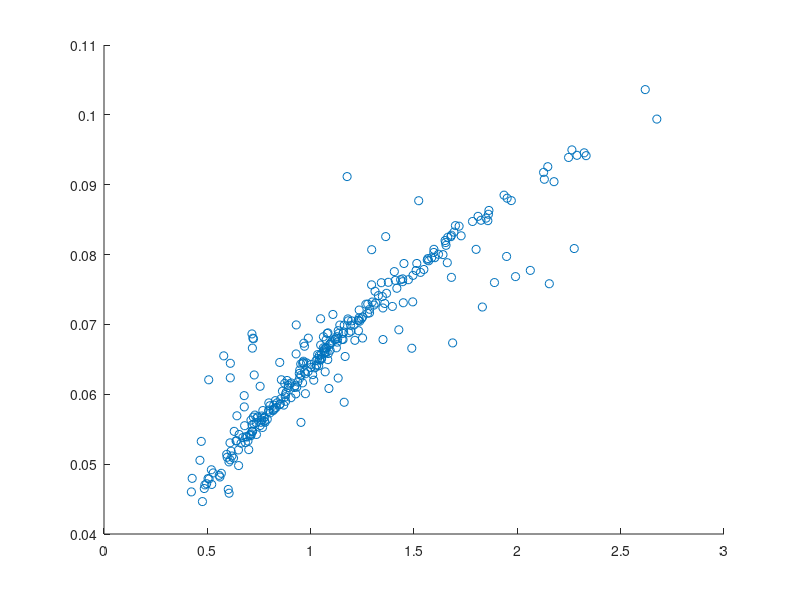

MATLAB code to generate this figure: (Note: this script raises an error after producing the figure.)
clear all

data = dlmread('data.txt');
X = data(:, 3);
Y = data(:, 1);
% utau_good = data(:, 5);
scatter(X, Y);
%begin function cross validation

num_of_runs = 2;
max_deg = 7;
test_size = 0.2;

Y_t = zeros(length(data)*test_size, max_deg+1, 3);
W = zeros(max_deg+1, max_deg+1, 3);

%% Polynomial basis
for sim = 1:num_of_runs % Monte Carlo simulating
    idx = randperm(length(data));
    [test_X, test_Y, train_X, train_Y] = split(X, Y, idx, test_size);

    for deg = 0:max_deg
        [y0_train, y0_test, w0] = poly_prediction(train_X, train_Y, test_X, deg);
        [MSE_train, Var_train, Theta_m_train] = stats(y0_train, train_Y);
        [MSE_test, Var_test, Theta_m_test] = stats(y0_test, test_Y);
%         for lambda = ;
%             [y, w] = poly_prediction(A_in,b,deg, lambda);
%         end
        for L=1:3
            Y_t(:, deg+1, L) = Y_t(:, deg+1, L) + y0_test(:, L); %L1, y0_test(:, 2) for L2
            W(1:deg+1, deg+1, L) = W(1:deg+1, deg+1, L) + w0(:, L);
        end
    end
    
end

%% Averaging
for L=1:3
    Y_t(:, :, L) = Y_t(:, :, L)./num_of_runs;
    W(:, :, L) = W(:, :, L)./num_of_runs;
end

figure()
pl = sortrows([test_X, y0_test(:, 1)]);
pl_avg = sortrows([test_X, Y_t(:, 8, 1)]);
scatter(test_X, test_Y); hold on
plot(pl(:,1),pl(:,2), linewidth=2); hold on
plot(pl_avg(:,1),pl_avg(:,2), linewidth=2);

%% Non-polynomial basis?

clearvars data